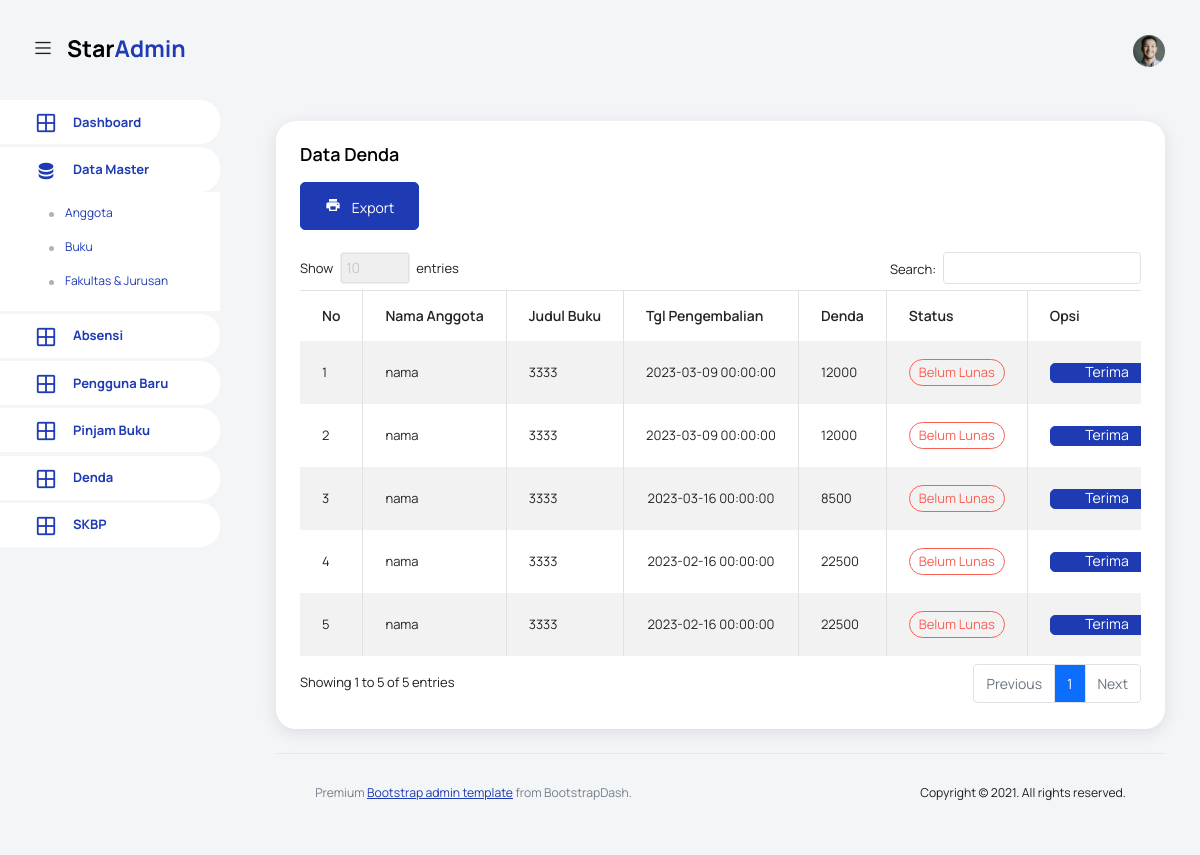
Screenshot of /pages/denda/index.php with the database file from the repository.
### tables this page shows
CREATE TABLE `p_buku` (
  `id` int(11) NOT NULL,
  `code` varchar(12) NOT NULL,
  `jdl_buku` varchar(80) NOT NULL,
  `tgl_pnjm` timestamp NOT NULL DEFAULT current_timestamp(),
  `tgl_kmbl` timestamp NOT NULL DEFAULT current_timestamp(),
  `status` varchar(5) NOT NULL,
  `stts_buku` varchar(40) NOT NULL,
  `nama` varchar(40) NOT NULL,
  `created` timestamp NOT NULL DEFAULT current_timestamp() ON UPDATE current_timestamp()
);

### config/function-denda.php (the view, shortened to what this page needs)
<?php
function Denda()
{
    include 'koneksi.php';
    $sql = "SELECT * FROM `p_buku` WHERE `tgl_kmbl` < CURDATE();";
    $result = $conn->query($sql);
    $i = 0;
    while ($row = $result->fetch_assoc()) {
        $i++;
        $date1 = date("Y-m-d");
        $date2 = $row['tgl_kmbl'];
        $diff = strtotime($date1) - strtotime($date2);
        $days = floor($diff / (60 * 60 * 24));
            echo "<tr>
                        <td>" . $i . "</td>
                        <td>" . $row['nama'] . "</td>
                        <td>" . $row['jdl_buku'] . "</td>
                        <td><center>" . $row['tgl_kmbl'] . "</center></td>
                        <td>" . $days * 500 . "</td>
                        <td><label for='' class='badge badge-danger'> Belum Lunas</label></td>
                        <td>
                        <button type='button' class='btn btn-primary btn-icon-text'>
                          <i class='ti-check btn-icon-prepend'></i>
                          Terima
                        </button>
                        <button type='button' class='btn btn-warning btn-icon-text'>
                          <i class='ti-close btn-icon-prepend'></i>
                          Tolak
                        </button>
                        <button type='button' class='btn btn-danger btn-icon-text'>
                          <i class='ti-trash btn-icon-prepend'></i>
                          Hapus
                        </button>
                        </td>
                    </tr>";
        }
}
?>

### rows the page displays
p_buku: nama "nama", jdl_buku "3333", tgl_kmbl "2023-03-09 00:00:00"
p_buku: nama "nama", jdl_buku "3333", tgl_kmbl "2023-03-09 00:00:00"
p_buku: nama "nama", jdl_buku "3333", tgl_kmbl "2023-03-16 00:00:00"
p_buku: nama "nama", jdl_buku "3333", tgl_kmbl "2023-02-16 00:00:00"
p_buku: nama "nama", jdl_buku "3333", tgl_kmbl "2023-02-16 00:00:00"
